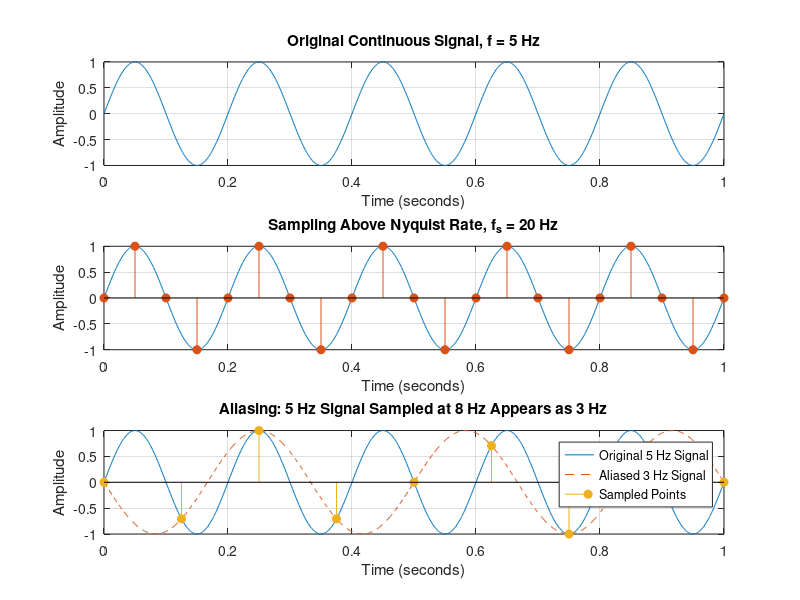

Write the MATLAB code that produced this figure.
clc;
clear;
close all;

% Original signal frequency
f = 5;

% Continuous-time approximation
t = 0:0.001:1;

% Original 5 Hz signal
x = sin(2*pi*f*t);

% -----------------------------
% Sampling above Nyquist rate
% -----------------------------
fs_good = 20;

t_good = 0:1/fs_good:1;

x_good = sin(2*pi*f*t_good);

% -----------------------------
% Sampling below Nyquist rate
% -----------------------------
fs_bad = 8;

t_bad = 0:1/fs_bad:1;

x_bad = sin(2*pi*f*t_bad);

% Calculate alias frequency
f_alias = abs(f - fs_bad);

% Generate alias signal
x_alias = -sin(2*pi*f_alias*t);

% -----------------------------
% Plot
% -----------------------------
figure;

% Original continuous signal
subplot(3,1,1);
plot(t, x);
title('Original Continuous Signal, f = 5 Hz');
xlabel('Time (seconds)');
ylabel('Amplitude');
grid on;

% Sampling above Nyquist
subplot(3,1,2);
plot(t, x);
hold on;
stem(t_good, x_good, 'filled');
title('Sampling Above Nyquist Rate, f_s = 20 Hz');
xlabel('Time (seconds)');
ylabel('Amplitude');
grid on;
hold off;

% Aliasing demonstration
subplot(3,1,3);

plot(t, x);
hold on;

plot(t, x_alias, '--');

stem(t_bad, x_bad, 'filled');

title('Aliasing: 5 Hz Signal Sampled at 8 Hz Appears as 3 Hz');
xlabel('Time (seconds)');
ylabel('Amplitude');

legend('Original 5 Hz Signal', ...
    'Aliased 3 Hz Signal', ...
    'Sampled Points');

grid on;
hold off;
